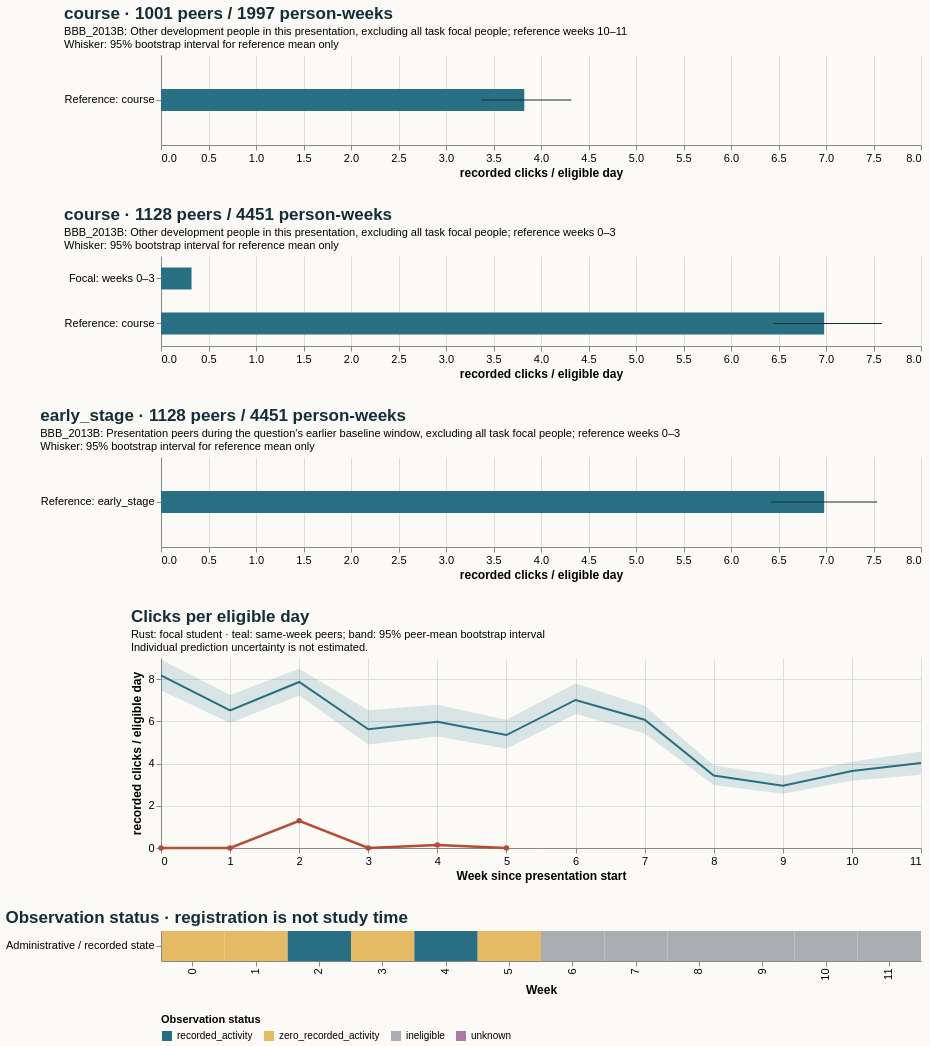

This figure's Vega-Lite source:
### Vega-Lite specification from a JSON file in a GitHub repository (floating-point values rounded to 4 significant figures)
{"$schema": "https://vega.github.io/schema/vega-lite/v5.20.1.json", "config": {"axis": {"labelFontSize": 11, "titleFontSize": 12}, "background": "#fbfaf7", "font": "sans-serif", "title": {"anchor": "start", "color": "#142e38", "fontSize": 17, "subtitleFontSize": 11}, "view": {"continuousHeight": 300, "continuousWidth": 300, "stroke": null}}, "datasets": {"data-32d612fb3222cfba57dd2c07d3a1393c": [{"hi": null, "lo": null, "series": "Focal: weeks 10–11", "value": null}, {"hi": 7.537, "lo": 6.424, "series": "Reference: early_stage", "value": 6.98}], "data-384e228b3901c7a3fc8f4dc9812107fe": [{"end_day": 6, "focal_value": 0.0, "peer_ci_high": 8.931, "peer_ci_low": 7.468, "peer_mean": 8.174, "peer_observations": 1127, "peer_people": 1127, "reference": "course", "unit": "recorded clicks / eligible day", "week": 0}, {"end_day": 13, "focal_value": 0.0, "peer_ci_high": 7.246, "peer_ci_low": 5.919, "peer_mean": 6.521, "peer_observations": 1121, "peer_people": 1121, "reference": "course", "unit": "recorded clicks / eligible day", "week": 1}, {"end_day": 20, "focal_value": 1.286, "peer_ci_high": 8.492, "peer_ci_low": 7.226, "peer_mean": 7.865, "peer_observations": 1105, "peer_people": 1105, "reference": "course", "unit": "recorded clicks / eligible day", "week": 2}, {"end_day": 27, "focal_value": 0.0, "peer_ci_high": 6.529, "peer_ci_low": 4.904, "peer_mean": 5.625, "peer_observations": 1098, "peer_people": 1098, "reference": "course", "unit": "recorded clicks / eligible day", "week": 3}, {"end_day": 34, "focal_value": 0.1429, "peer_ci_high": 6.783, "peer_ci_low": 5.283, "peer_mean": 5.982, "peer_observations": 1065, "peer_people": 1065, "reference": "course", "unit": "recorded clicks / eligible day", "week": 4}, {"end_day": 41, "focal_value": 0.0, "peer_ci_high": 6.074, "peer_ci_low": 4.696, "peer_mean": 5.35, "peer_observations": 1058, "peer_people": 1058, "reference": "course", "unit": "recorded clicks / eligible day", "week": 5}, {"end_day": 48, "focal_value": null, "peer_ci_high": 7.793, "peer_ci_low": 6.344, "peer_mean": 7.012, "peer_observations": 1050, "peer_people": 1050, "reference": "course", "unit": "recorded clicks / eligible day", "week": 6}, {"end_day": 55, "focal_value": null, "peer_ci_high": 6.738, "peer_ci_low": 5.425, "peer_mean": 6.076, "peer_observations": 1034, "peer_people": 1034, "reference": "course", "unit": "recorded clicks / eligible day", "week": 7}, {"end_day": 62, "focal_value": null, "peer_ci_high": 3.911, "peer_ci_low": 2.983, "peer_mean": 3.431, "peer_observations": 1024, "peer_people": 1024, "reference": "course", "unit": "recorded clicks / eligible day", "week": 8}, {"end_day": 69, "focal_value": null, "peer_ci_high": 3.418, "peer_ci_low": 2.567, "peer_mean": 2.953, "peer_observations": 1007, "peer_people": 1007, "reference": "course", "unit": "recorded clicks / eligible day", "week": 9}, {"end_day": 76, "focal_value": null, "peer_ci_high": 4.09, "peer_ci_low": 3.183, "peer_mean": 3.642, "peer_observations": 1001, "peer_people": 1001, "reference": "course", "unit": "recorded clicks / eligible day", "week": 10}, {"end_day": 83, "focal_value": null, "peer_ci_high": 4.568, "peer_ci_low": 3.466, "peer_mean": 4.025, "peer_observations": 996, "peer_people": 996, "reference": "course", "unit": "recorded clicks / eligible day", "week": 11}], "data-6772d4b3562c09d0cd293e83368bddeb": [{"hi": null, "lo": null, "series": "Focal: weeks 0–3", "value": 0.3214}, {"hi": 7.589, "lo": 6.447, "series": "Reference: course", "value": 6.98}], "data-9513caa131856c1d4264fa7f89bb662e": [{"hi": null, "lo": null, "series": "Focal: weeks 10–11", "value": null}, {"hi": 4.32, "lo": 3.372, "series": "Reference: course", "value": 3.824}], "data-db89edfe90cd932c9c2f2a7b8596f721": [{"eligible_days": 7.0, "end_day": 6, "logging_completeness": "unknown", "observation_status": "zero_recorded_activity", "row": "Administrative / recorded state", "score_status": "withheld_release_time_unknown", "start_day": 0, "value": 0.0, "week": 0}, {"eligible_days": 7.0, "end_day": 13, "logging_completeness": "unknown", "observation_status": "zero_recorded_activity", "row": "Administrative / recorded state", "score_status": "withheld_release_time_unknown", "start_day": 7, "value": 0.0, "week": 1}, {"eligible_days": 7.0, "end_day": 20, "logging_completeness": "unknown", "observation_status": "recorded_activity", "row": "Administrative / recorded state", "score_status": "withheld_release_time_unknown", "start_day": 14, "value": 1.286, "week": 2}, {"eligible_days": 7.0, "end_day": 27, "logging_completeness": "unknown", "observation_status": "zero_recorded_activity", "row": "Administrative / recorded state", "score_status": "withheld_release_time_unknown", "start_day": 21, "value": 0.0, "week": 3}, {"eligible_days": 7.0, "end_day": 34, "logging_completeness": "unknown", "observation_status": "recorded_activity", "row": "Administrative / recorded state", "score_status": "withheld_release_time_unknown", "start_day": 28, "value": 0.1429, "week": 4}, {"eligible_days": 7.0, "end_day": 41, "logging_completeness": "unknown", "observation_status": "zero_recorded_activity", "row": "Administrative / recorded state", "score_status": "withheld_release_time_unknown", "start_day": 35, "value": 0.0, "week": 5}, {"eligible_days": 0.0, "end_day": 48, "logging_completeness": "unknown", "observation_status": "ineligible", "row": "Administrative / recorded state", "score_status": "withheld_release_time_unknown", "start_day": 42, "value": null, "week": 6}, {"eligible_days": 0.0, "end_day": 55, "logging_completeness": "unknown", "observation_status": "ineligible", "row": "Administrative / recorded state", "score_status": "withheld_release_time_unknown", "start_day": 49, "value": null, "week": 7}, {"eligible_days": 0.0, "end_day": 62, "logging_completeness": "unknown", "observation_status": "ineligible", "row": "Administrative / recorded state", "score_status": "withheld_release_time_unknown", "start_day": 56, "value": null, "week": 8}, {"eligible_days": 0.0, "end_day": 69, "logging_completeness": "unknown", "observation_status": "ineligible", "row": "Administrative / recorded state", "score_status": "withheld_release_time_unknown", "start_day": 63, "value": null, "week": 9}, {"eligible_days": 0.0, "end_day": 76, "logging_completeness": "unknown", "observation_status": "ineligible", "row": "Administrative / recorded state", "score_status": "withheld_release_time_unknown", "start_day": 70, "value": null, "week": 10}, {"eligible_days": 0.0, "end_day": 83, "logging_completeness": "unknown", "observation_status": "ineligible", "row": "Administrative / recorded state", "score_status": "withheld_release_time_unknown", "start_day": 77, "value": null, "week": 11}]}, "resolve": {"scale": {"color": "independent"}}, "spacing": 28, "vconcat": [{"data": {"name": "data-9513caa131856c1d4264fa7f89bb662e"}, "height": 90, "layer": [{"encoding": {"x": {"field": "value", "scale": {"domain": [0, 7.968], "zero": true}, "title": "recorded clicks / eligible day", "type": "quantitative"}, "y": {"field": "series", "sort": null, "title": null, "type": "nominal"}}, "mark": {"color": "#286f83", "size": 22, "type": "bar"}}, {"encoding": {"x": {"field": "lo", "type": "quantitative"}, "x2": {"field": "hi"}, "y": {"field": "series", "sort": null, "title": null, "type": "nominal"}}, "mark": {"color": "#142e38", "type": "rule"}}], "title": {"subtitle": ["BBB_2013B: Other development people in this presentation, excluding all task focal people; reference weeks 10–11", "Whisker: 95% bootstrap interval for reference mean only"], "text": "course · 1001 peers / 1997 person-weeks"}, "width": 760}, {"data": {"name": "data-6772d4b3562c09d0cd293e83368bddeb"}, "height": 90, "layer": [{"encoding": {"x": {"field": "value", "scale": {"domain": [0, 7.968], "zero": true}, "title": "recorded clicks / eligible day", "type": "quantitative"}, "y": {"field": "series", "sort": null, "title": null, "type": "nominal"}}, "mark": {"color": "#286f83", "size": 22, "type": "bar"}}, {"encoding": {"x": {"field": "lo", "type": "quantitative"}, "x2": {"field": "hi"}, "y": {"field": "series", "sort": null, "title": null, "type": "nominal"}}, "mark": {"color": "#142e38", "type": "rule"}}], "title": {"subtitle": ["BBB_2013B: Other development people in this presentation, excluding all task focal people; reference weeks 0–3", "Whisker: 95% bootstrap interval for reference mean only"], "text": "course · 1128 peers / 4451 person-weeks"}, "width": 760}, {"data": {"name": "data-32d612fb3222cfba57dd2c07d3a1393c"}, "height": 90, "layer": [{"encoding": {"x": {"field": "value", "scale": {"domain": [0, 7.968], "zero": true}, "title": "recorded clicks / eligible day", "type": "quantitative"}, "y": {"field": "series", "sort": null, "title": null, "type": "nominal"}}, "mark": {"color": "#286f83", "size": 22, "type": "bar"}}, {"encoding": {"x": {"field": "lo", "type": "quantitative"}, "x2": {"field": "hi"}, "y": {"field": "series", "sort": null, "title": null, "type": "nominal"}}, "mark": {"color": "#142e38", "type": "rule"}}], "title": {"subtitle": ["BBB_2013B: Presentation peers during the question's earlier baseline window, excluding all task focal people; reference weeks 0–3", "Whisker: 95% bootstrap interval for reference mean only"], "text": "early_stage · 1128 peers / 4451 person-weeks"}, "width": 760}, {"data": {"name": "data-384e228b3901c7a3fc8f4dc9812107fe"}, "height": 190, "layer": [{"encoding": {"x": {"axis": {"tickMinStep": 1}, "field": "week", "title": "Week since presentation start", "type": "quantitative"}, "y": {"field": "peer_ci_low", "scale": {"zero": true}, "title": "recorded clicks / eligible day", "type": "quantitative"}, "y2": {"field": "peer_ci_high"}}, "mark": {"color": "#286f83", "opacity": 0.16, "type": "area"}}, {"encoding": {"tooltip": [{"field": "week", "type": "quantitative"}, {"field": "peer_mean", "type": "quantitative"}, {"field": "peer_people", "type": "quantitative"}, {"field": "peer_observations", "type": "quantitative"}], "x": {"field": "week", "type": "quantitative"}, "y": {"field": "peer_mean", "type": "quantitative"}}, "mark": {"color": "#286f83", "strokeWidth": 2, "type": "line"}}, {"encoding": {"tooltip": [{"field": "week", "type": "quantitative"}, {"field": "focal_value", "type": "quantitative"}], "x": {"field": "week", "type": "quantitative"}, "y": {"field": "focal_value", "type": "quantitative"}}, "mark": {"color": "#b64c35", "point": {"color": "#b64c35"}, "strokeWidth": 2.5, "type": "line"}}], "title": {"subtitle": ["Rust: focal student · teal: same-week peers; band: 95% peer-mean bootstrap interval", "Individual prediction uncertainty is not estimated."], "text": "Clicks per eligible day"}, "width": 760}, {"data": {"name": "data-db89edfe90cd932c9c2f2a7b8596f721"}, "encoding": {"color": {"field": "observation_status", "legend": {"labelLimit": 260, "orient": "bottom"}, "scale": {"domain": ["recorded_activity", "zero_recorded_activity", "ineligible", "unknown"], "range": ["#286f83", "#e4bb64", "#aaaeb3", "#ac78a5"]}, "title": "Observation status", "type": "nominal"}, "tooltip": [{"field": "week", "type": "quantitative"}, {"field": "eligible_days", "type": "quantitative"}, {"field": "observation_status", "type": "nominal"}, {"field": "logging_completeness", "type": "nominal"}], "x": {"field": "week", "title": "Week", "type": "ordinal"}, "y": {"field": "row", "title": null, "type": "nominal"}}, "height": 30, "mark": {"type": "rect"}, "title": "Observation status · registration is not study time", "width": 760}]}
